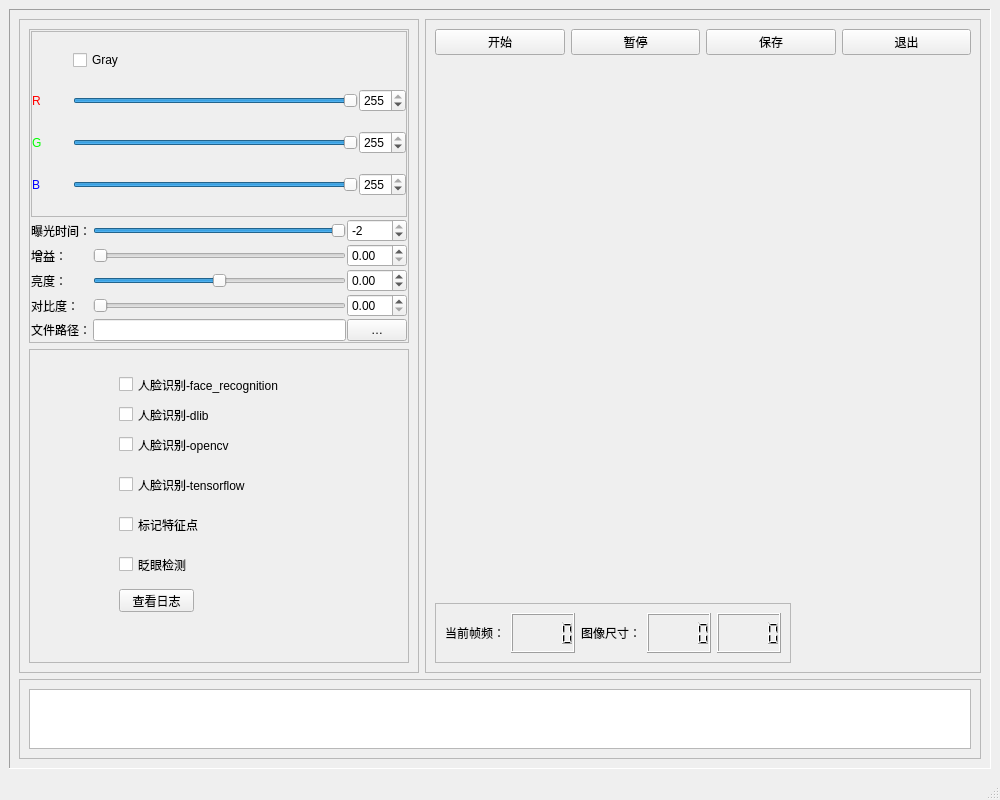
<?xml version="1.0" encoding="UTF-8"?>
<ui version="4.0">
 <class>MainWindow</class>
 <widget class="QMainWindow" name="MainWindow">
  <property name="geometry">
   <rect>
    <x>0</x>
    <y>0</y>
    <width>1000</width>
    <height>800</height>
   </rect>
  </property>
  <property name="windowTitle">
   <string>MainWindow</string>
  </property>
  <widget class="QWidget" name="centralwidget">
   <layout class="QGridLayout" name="gridLayout">
    <item row="0" column="0">
     <widget class="QFrame" name="frame">
      <property name="frameShape">
       <enum>QFrame::Panel</enum>
      </property>
      <property name="frameShadow">
       <enum>QFrame::Sunken</enum>
      </property>
      <layout class="QGridLayout" name="gridLayout_2">
       <item row="0" column="0">
        <widget class="QFrame" name="SettingsFm">
         <property name="minimumSize">
          <size>
           <width>400</width>
           <height>0</height>
          </size>
         </property>
         <property name="maximumSize">
          <size>
           <width>400</width>
           <height>16777215</height>
          </size>
         </property>
         <property name="frameShape">
          <enum>QFrame::StyledPanel</enum>
         </property>
         <property name="frameShadow">
          <enum>QFrame::Raised</enum>
         </property>
         <layout class="QGridLayout" name="gridLayout_5">
          <item row="0" column="1" colspan="3">
           <widget class="QFrame" name="frame_5">
            <property name="frameShape">
             <enum>QFrame::StyledPanel</enum>
            </property>
            <property name="frameShadow">
             <enum>QFrame::Raised</enum>
            </property>
            <layout class="QGridLayout" name="gridLayout_6">
             <property name="leftMargin">
              <number>1</number>
             </property>
             <property name="topMargin">
              <number>1</number>
             </property>
             <property name="rightMargin">
              <number>1</number>
             </property>
             <property name="bottomMargin">
              <number>1</number>
             </property>
             <property name="horizontalSpacing">
              <number>1</number>
             </property>
             <property name="verticalSpacing">
              <number>2</number>
             </property>
             <item row="3" column="0" alignment="Qt::AlignLeft">
              <widget class="QLabel" name="BrightLb">
               <property name="styleSheet">
                <string notr="true">font: 11pt &quot;Adobe 黑体 Std R&quot;;</string>
               </property>
               <property name="text">
                <string>亮度：</string>
               </property>
              </widget>
             </item>
             <item row="4" column="2">
              <widget class="QSlider" name="ContrastSld">
               <property name="minimum">
                <number>0</number>
               </property>
               <property name="maximum">
                <number>100</number>
               </property>
               <property name="orientation">
                <enum>Qt::Horizontal</enum>
               </property>
              </widget>
             </item>
             <item row="1" column="3">
              <widget class="QSpinBox" name="ExpTimeSpB">
               <property name="maximumSize">
                <size>
                 <width>60</width>
                 <height>30</height>
                </size>
               </property>
               <property name="minimum">
                <number>-10</number>
               </property>
               <property name="maximum">
                <number>-2</number>
               </property>
              </widget>
             </item>
             <item row="4" column="3">
              <widget class="QDoubleSpinBox" name="ContrastSpB">
               <property name="maximumSize">
                <size>
                 <width>60</width>
                 <height>30</height>
                </size>
               </property>
               <property name="minimum">
                <double>0.000000000000000</double>
               </property>
               <property name="maximum">
                <double>100.000000000000000</double>
               </property>
               <property name="singleStep">
                <double>0.010000000000000</double>
               </property>
              </widget>
             </item>
             <item row="1" column="2">
              <widget class="QSlider" name="ExpTimeSld">
               <property name="minimum">
                <number>-10</number>
               </property>
               <property name="maximum">
                <number>-2</number>
               </property>
               <property name="orientation">
                <enum>Qt::Horizontal</enum>
               </property>
              </widget>
             </item>
             <item row="3" column="2">
              <widget class="QSlider" name="BrightSld">
               <property name="minimum">
                <number>-64</number>
               </property>
               <property name="maximum">
                <number>64</number>
               </property>
               <property name="orientation">
                <enum>Qt::Horizontal</enum>
               </property>
              </widget>
             </item>
             <item row="4" column="0" alignment="Qt::AlignLeft">
              <widget class="QLabel" name="ContrastLb">
               <property name="styleSheet">
                <string notr="true">font: 11pt &quot;Adobe 黑体 Std R&quot;;</string>
               </property>
               <property name="text">
                <string>对比度：</string>
               </property>
              </widget>
             </item>
             <item row="2" column="2">
              <widget class="QSlider" name="GainSld">
               <property name="maximum">
                <number>128</number>
               </property>
               <property name="orientation">
                <enum>Qt::Horizontal</enum>
               </property>
              </widget>
             </item>
             <item row="2" column="0" alignment="Qt::AlignLeft">
              <widget class="QLabel" name="GainLb">
               <property name="styleSheet">
                <string notr="true">font: 11pt &quot;Adobe 黑体 Std R&quot;;</string>
               </property>
               <property name="text">
                <string>增益：</string>
               </property>
              </widget>
             </item>
             <item row="1" column="0" alignment="Qt::AlignLeft">
              <widget class="QLabel" name="ExpTimeLb">
               <property name="styleSheet">
                <string notr="true">font: 11pt &quot;Adobe 黑体 Std R&quot;;</string>
               </property>
               <property name="text">
                <string>曝光时间：</string>
               </property>
              </widget>
             </item>
             <item row="2" column="3">
              <widget class="QDoubleSpinBox" name="GainSpB">
               <property name="maximumSize">
                <size>
                 <width>60</width>
                 <height>30</height>
                </size>
               </property>
               <property name="maximum">
                <double>128.000000000000000</double>
               </property>
              </widget>
             </item>
             <item row="3" column="3">
              <widget class="QDoubleSpinBox" name="BrightSpB">
               <property name="maximumSize">
                <size>
                 <width>60</width>
                 <height>30</height>
                </size>
               </property>
               <property name="minimum">
                <double>-64.000000000000000</double>
               </property>
               <property name="maximum">
                <double>64.000000000000000</double>
               </property>
               <property name="singleStep">
                <double>0.010000000000000</double>
               </property>
              </widget>
             </item>
             <item row="6" column="0">
              <widget class="QLabel" name="FilePathLb">
               <property name="styleSheet">
                <string notr="true">font: 11pt &quot;Adobe 黑体 Std R&quot;;</string>
               </property>
               <property name="text">
                <string>文件路径：</string>
               </property>
              </widget>
             </item>
             <item row="0" column="0" colspan="4">
              <widget class="QFrame" name="ColorFm">
               <property name="frameShape">
                <enum>QFrame::StyledPanel</enum>
               </property>
               <property name="frameShadow">
                <enum>QFrame::Raised</enum>
               </property>
               <layout class="QGridLayout" name="gridLayout_7">
                <property name="leftMargin">
                 <number>0</number>
                </property>
                <property name="topMargin">
                 <number>0</number>
                </property>
                <property name="rightMargin">
                 <number>0</number>
                </property>
                <property name="bottomMargin">
                 <number>0</number>
                </property>
                <property name="spacing">
                 <number>1</number>
                </property>
                <item row="1" column="3">
                 <widget class="QSpinBox" name="RedColorSpB">
                  <property name="maximum">
                   <number>255</number>
                  </property>
                  <property name="value">
                   <number>255</number>
                  </property>
                 </widget>
                </item>
                <item row="0" column="2">
                 <widget class="QCheckBox" name="GrayImgCkB">
                  <property name="styleSheet">
                   <string notr="true">font: 11pt &quot;Adobe 黑体 Std R&quot;;</string>
                  </property>
                  <property name="text">
                   <string>Gray</string>
                  </property>
                 </widget>
                </item>
                <item row="3" column="2">
                 <widget class="QSlider" name="BlueColorSld">
                  <property name="maximum">
                   <number>255</number>
                  </property>
                  <property name="value">
                   <number>255</number>
                  </property>
                  <property name="orientation">
                   <enum>Qt::Horizontal</enum>
                  </property>
                 </widget>
                </item>
                <item row="3" column="0">
                 <widget class="QLabel" name="BlueColorLb">
                  <property name="styleSheet">
                   <string notr="true">font: 75 12pt &quot;Times New Roman&quot;;
color: rgb(0, 0, 255);</string>
                  </property>
                  <property name="text">
                   <string>B</string>
                  </property>
                 </widget>
                </item>
                <item row="2" column="0">
                 <widget class="QLabel" name="GreenColorLb">
                  <property name="styleSheet">
                   <string notr="true">font: 75 12pt &quot;Times New Roman&quot;;
color: rgb(0, 255, 0);</string>
                  </property>
                  <property name="text">
                   <string>G</string>
                  </property>
                 </widget>
                </item>
                <item row="2" column="2">
                 <widget class="QSlider" name="GreenColorSld">
                  <property name="maximum">
                   <number>255</number>
                  </property>
                  <property name="value">
                   <number>255</number>
                  </property>
                  <property name="orientation">
                   <enum>Qt::Horizontal</enum>
                  </property>
                 </widget>
                </item>
                <item row="1" column="0">
                 <widget class="QLabel" name="RedColorLb">
                  <property name="minimumSize">
                   <size>
                    <width>40</width>
                    <height>0</height>
                   </size>
                  </property>
                  <property name="styleSheet">
                   <string notr="true">font: 75 12pt &quot;Times New Roman&quot;;
color: rgb(255, 0, 0);</string>
                  </property>
                  <property name="text">
                   <string>R</string>
                  </property>
                 </widget>
                </item>
                <item row="3" column="3">
                 <widget class="QSpinBox" name="BlueColorSpB">
                  <property name="maximum">
                   <number>255</number>
                  </property>
                  <property name="value">
                   <number>255</number>
                  </property>
                 </widget>
                </item>
                <item row="1" column="2">
                 <widget class="QSlider" name="RedColorSld">
                  <property name="maximum">
                   <number>255</number>
                  </property>
                  <property name="value">
                   <number>255</number>
                  </property>
                  <property name="orientation">
                   <enum>Qt::Horizontal</enum>
                  </property>
                 </widget>
                </item>
                <item row="2" column="3">
                 <widget class="QSpinBox" name="GreenColorSpB">
                  <property name="maximum">
                   <number>255</number>
                  </property>
                  <property name="value">
                   <number>255</number>
                  </property>
                 </widget>
                </item>
               </layout>
              </widget>
             </item>
             <item row="6" column="2">
              <widget class="QLineEdit" name="FilePathLE">
               <property name="readOnly">
                <bool>true</bool>
               </property>
              </widget>
             </item>
             <item row="6" column="3">
              <widget class="QPushButton" name="FilePathBt">
               <property name="maximumSize">
                <size>
                 <width>60</width>
                 <height>30</height>
                </size>
               </property>
               <property name="styleSheet">
                <string notr="true">font: 11pt &quot;Adobe 黑体 Std R&quot;;</string>
               </property>
               <property name="text">
                <string>…</string>
               </property>
              </widget>
             </item>
            </layout>
           </widget>
          </item>
          <item row="4" column="1" colspan="3">
           <widget class="QFrame" name="EmptyFm">
            <property name="frameShape">
             <enum>QFrame::StyledPanel</enum>
            </property>
            <property name="frameShadow">
             <enum>QFrame::Raised</enum>
            </property>
            <widget class="QCheckBox" name="checkBox">
             <property name="geometry">
              <rect>
               <x>90</x>
               <y>20</y>
               <width>211</width>
               <height>31</height>
              </rect>
             </property>
             <property name="text">
              <string>人脸识别-face_recognition</string>
             </property>
            </widget>
            <widget class="QCheckBox" name="checkBox_2">
             <property name="geometry">
              <rect>
               <x>90</x>
               <y>160</y>
               <width>101</width>
               <height>31</height>
              </rect>
             </property>
             <property name="text">
              <string>标记特征点</string>
             </property>
            </widget>
            <widget class="QCheckBox" name="checkBox_3">
             <property name="geometry">
              <rect>
               <x>90</x>
               <y>50</y>
               <width>211</width>
               <height>31</height>
              </rect>
             </property>
             <property name="text">
              <string>人脸识别-dlib</string>
             </property>
            </widget>
            <widget class="QCheckBox" name="checkBox_4">
             <property name="geometry">
              <rect>
               <x>90</x>
               <y>200</y>
               <width>101</width>
               <height>31</height>
              </rect>
             </property>
             <property name="text">
              <string>眨眼检测</string>
             </property>
            </widget>
            <widget class="QCheckBox" name="checkBox_6">
             <property name="geometry">
              <rect>
               <x>90</x>
               <y>80</y>
               <width>211</width>
               <height>31</height>
              </rect>
             </property>
             <property name="text">
              <string>人脸识别-opencv</string>
             </property>
            </widget>
            <widget class="QCheckBox" name="checkBox_7">
             <property name="geometry">
              <rect>
               <x>90</x>
               <y>120</y>
               <width>211</width>
               <height>31</height>
              </rect>
             </property>
             <property name="text">
              <string>人脸识别-tensorflow</string>
             </property>
            </widget>
            <widget class="QPushButton" name="pushButton">
             <property name="geometry">
              <rect>
               <x>90</x>
               <y>240</y>
               <width>75</width>
               <height>23</height>
              </rect>
             </property>
             <property name="text">
              <string>查看日志</string>
             </property>
            </widget>
           </widget>
          </item>
         </layout>
        </widget>
       </item>
       <item row="0" column="1">
        <widget class="QFrame" name="DispFm">
         <property name="frameShape">
          <enum>QFrame::StyledPanel</enum>
         </property>
         <property name="frameShadow">
          <enum>QFrame::Raised</enum>
         </property>
         <layout class="QGridLayout" name="gridLayout_3">
          <item row="0" column="0">
           <widget class="QPushButton" name="ShowBt">
            <property name="text">
             <string>开始</string>
            </property>
           </widget>
          </item>
          <item row="0" column="3">
           <widget class="QPushButton" name="ExitBt">
            <property name="text">
             <string>退出</string>
            </property>
           </widget>
          </item>
          <item row="0" column="1">
           <widget class="QPushButton" name="StopBt">
            <property name="text">
             <string>暂停</string>
            </property>
           </widget>
          </item>
          <item row="0" column="2">
           <widget class="QPushButton" name="RecordBt">
            <property name="text">
             <string>保存</string>
            </property>
           </widget>
          </item>
          <item row="1" column="0" colspan="4">
           <widget class="QLabel" name="DispLb">
            <property name="text">
             <string/>
            </property>
            <property name="scaledContents">
             <bool>true</bool>
            </property>
           </widget>
          </item>
          <item row="4" column="0" colspan="4" alignment="Qt::AlignLeft">
           <widget class="QFrame" name="VideoInfoFm">
            <property name="maximumSize">
             <size>
              <width>16777215</width>
              <height>60</height>
             </size>
            </property>
            <property name="frameShape">
             <enum>QFrame::StyledPanel</enum>
            </property>
            <property name="frameShadow">
             <enum>QFrame::Raised</enum>
            </property>
            <layout class="QHBoxLayout" name="horizontalLayout">
             <item>
              <widget class="QLabel" name="label">
               <property name="styleSheet">
                <string notr="true">font: 11pt &quot;Adobe 黑体 Std R&quot;;</string>
               </property>
               <property name="text">
                <string>当前帧频：</string>
               </property>
              </widget>
             </item>
             <item>
              <widget class="QLCDNumber" name="FmRateLCD">
               <property name="maximumSize">
                <size>
                 <width>100</width>
                 <height>16777215</height>
                </size>
               </property>
              </widget>
             </item>
             <item>
              <widget class="QLabel" name="label_2">
               <property name="styleSheet">
                <string notr="true">font: 11pt &quot;Adobe 黑体 Std R&quot;;</string>
               </property>
               <property name="text">
                <string>图像尺寸：</string>
               </property>
              </widget>
             </item>
             <item>
              <widget class="QLCDNumber" name="ImgWidthLCD">
               <property name="maximumSize">
                <size>
                 <width>100</width>
                 <height>16777215</height>
                </size>
               </property>
              </widget>
             </item>
             <item>
              <widget class="QLCDNumber" name="ImgHeightLCD"/>
             </item>
            </layout>
           </widget>
          </item>
         </layout>
        </widget>
       </item>
       <item row="2" column="0" colspan="2">
        <widget class="QFrame" name="frame_4">
         <property name="maximumSize">
          <size>
           <width>16777215</width>
           <height>80</height>
          </size>
         </property>
         <property name="frameShape">
          <enum>QFrame::StyledPanel</enum>
         </property>
         <property name="frameShadow">
          <enum>QFrame::Raised</enum>
         </property>
         <layout class="QGridLayout" name="gridLayout_4">
          <item row="0" column="0">
           <widget class="QTextEdit" name="MsgTE">
            <property name="readOnly">
             <bool>true</bool>
            </property>
           </widget>
          </item>
         </layout>
        </widget>
       </item>
      </layout>
     </widget>
    </item>
   </layout>
  </widget>
  <widget class="QMenuBar" name="menubar">
   <property name="geometry">
    <rect>
     <x>0</x>
     <y>0</y>
     <width>1000</width>
     <height>17</height>
    </rect>
   </property>
  </widget>
  <widget class="QStatusBar" name="statusbar"/>
 </widget>
 <resources/>
 <connections/>
</ui>
